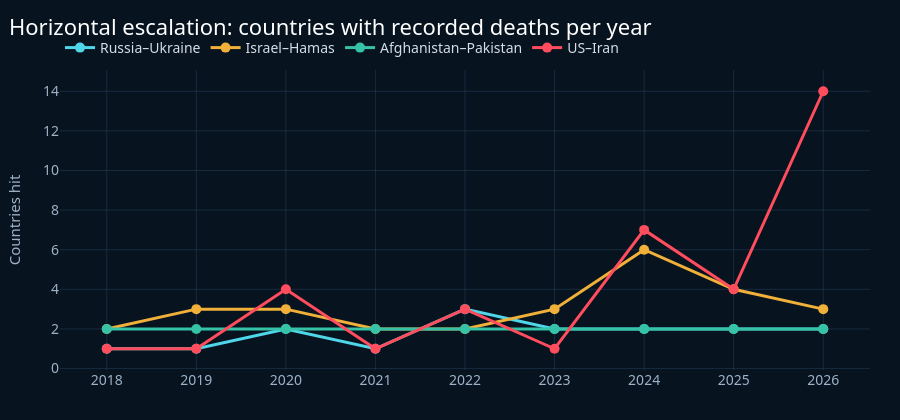

The notebook cell saved with this chart:
### Markdown cell above
**Reading.** Donetsk's share of geolocated events falls from about 55% (2022) to 30% (2026), while
Zaporizhzhia, Dnipropetrovsk, Sumy and Russia's Belgorod and Kursk grow. Violence is spreading **along and across**
the line rather than moving with a breakthrough.

**So what.** Static, wide fronts favour long-range strike, counter-drone and logistics depth. Warning systems
should track the *spread* of activity (number of active areas, concentration), which we feed into the models.

### Code cell
viz.fig_theatre_spread(I['theatre_spread'])

### Figure 1 — Plotly figure (JSON) as saved in the notebook; plotly's stock layout.template omitted (floating-point values rounded to 4 significant figures)
{"data": [{"line": {"color": "#4FD6E8", "width": 3}, "marker": {"size": 10}, "mode": "lines+markers", "name": "Russia–Ukraine", "type": "scatter", "x": [2018, 2019, 2020, 2021, 2022, 2023, 2024, 2025, 2026], "y": [1, 1, 2, 1, 3, 2, 2, 2, 2]}, {"line": {"color": "#F0B03A", "width": 3}, "marker": {"size": 10}, "mode": "lines+markers", "name": "Israel–Hamas", "type": "scatter", "x": [2018, 2019, 2020, 2021, 2022, 2023, 2024, 2025, 2026], "y": [2, 3, 3, 2, 2, 3, 6, 4, 3]}, {"line": {"color": "#35C2A6", "width": 3}, "marker": {"size": 10}, "mode": "lines+markers", "name": "Afghanistan–Pakistan", "type": "scatter", "x": [2018, 2019, 2020, 2021, 2022, 2023, 2024, 2025, 2026], "y": [2, 2, 2, 2, 2, 2, 2, 2, 2]}, {"line": {"color": "#FF4D5E", "width": 3}, "marker": {"size": 10}, "mode": "lines+markers", "name": "US–Iran", "type": "scatter", "x": [2018, 2019, 2020, 2021, 2022, 2023, 2024, 2025, 2026], "y": [1, 1, 4, 1, 3, 1, 7, 4, 14]}], "layout": {"height": 420, "title": {"text": "Horizontal escalation: countries with recorded deaths per year"}, "yaxis": {"dtick": 2, "title": {"text": "Countries hit"}}}}
